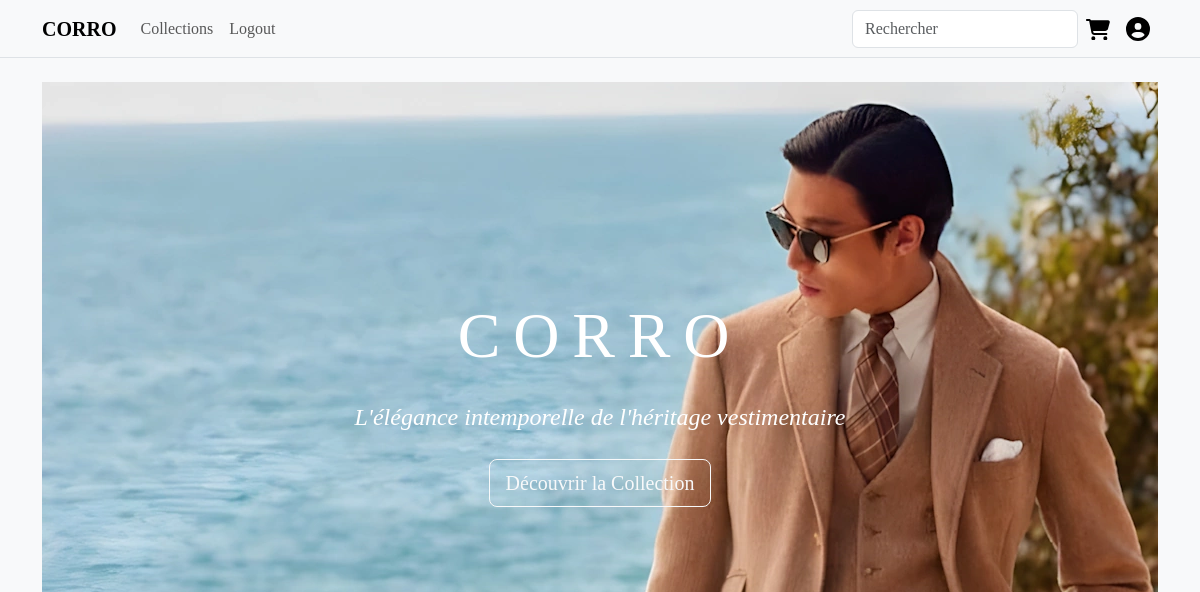
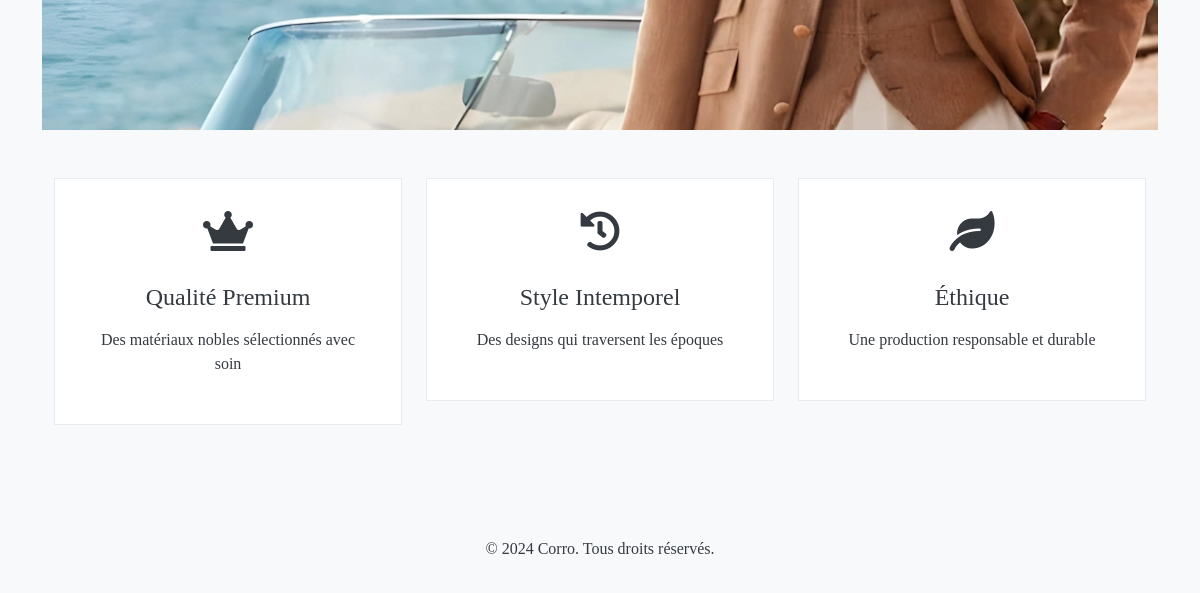
The app's page /, older data (2 pictures, top to bottom).
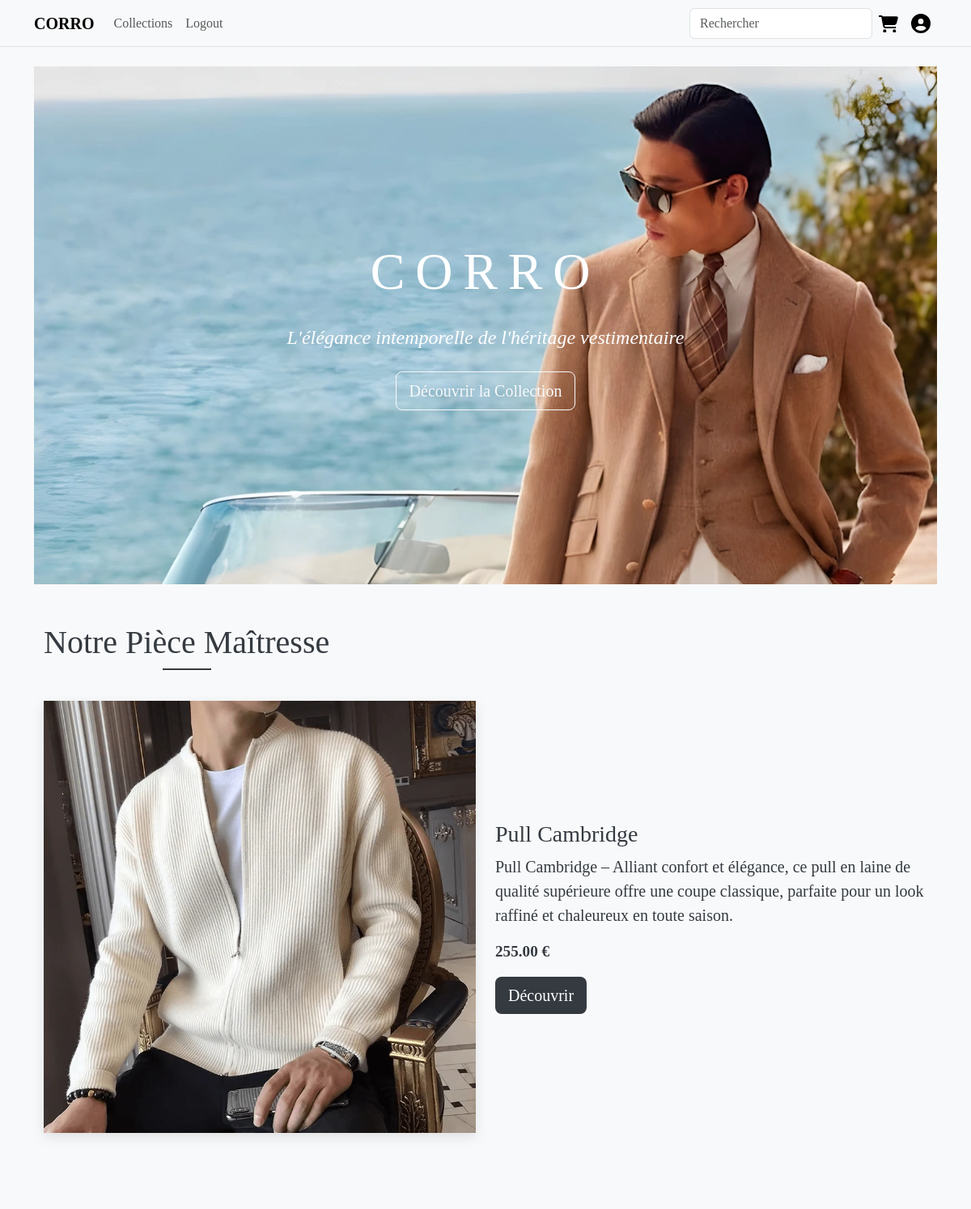
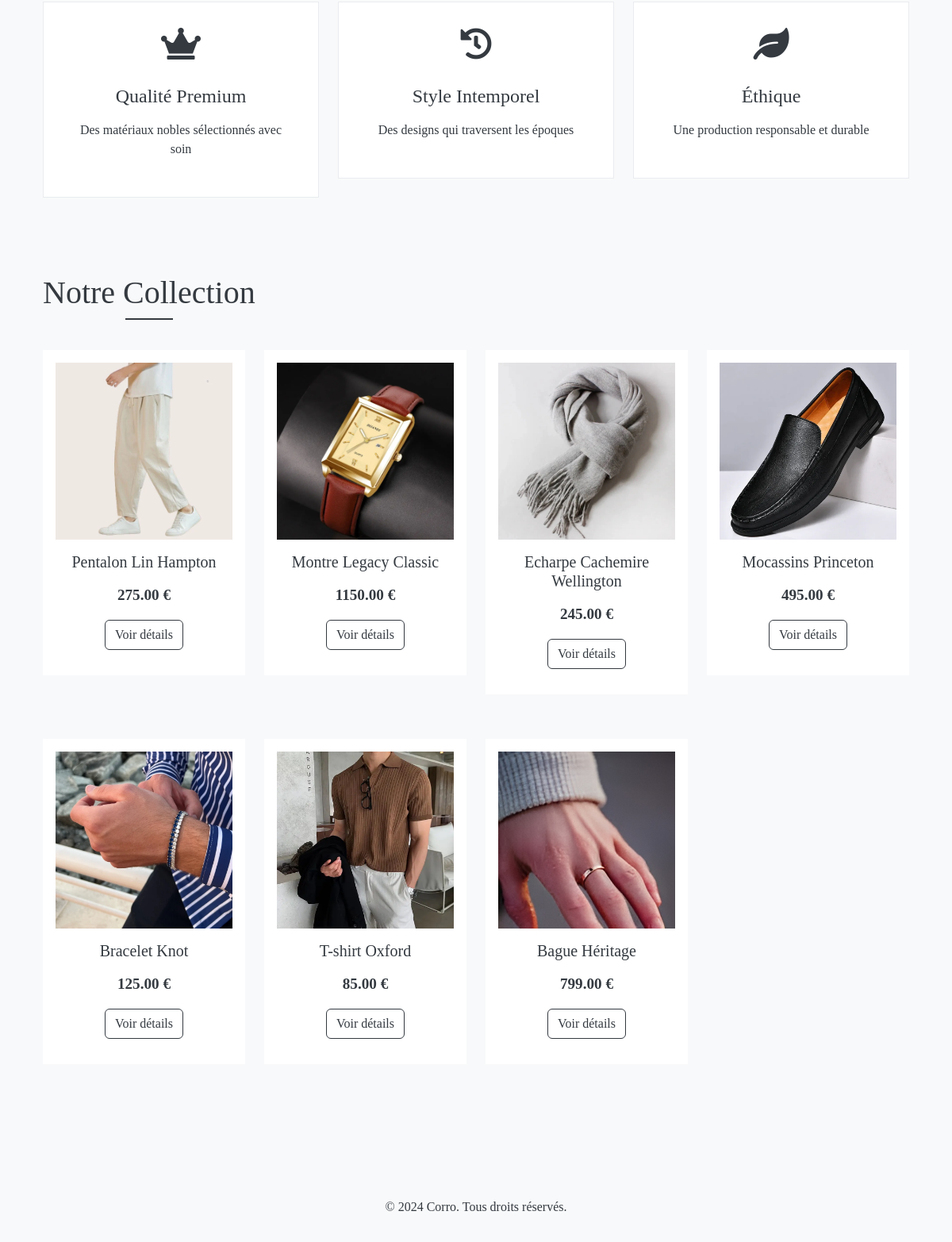
The same page, newer data (2 pictures, top to bottom).
### products/models.py (models this page shows, shortened)
class Product(models.Model):
    category = models.ForeignKey(Category, on_delete=models.CASCADE)
    name = models.CharField(max_length=200)
    slug = models.SlugField(unique=True)
    description = models.TextField()
    price = models.DecimalField(max_digits=10, decimal_places=2)
    image = models.ImageField(upload_to='products/')
    stock = models.IntegerField()
    available = models.BooleanField(default=True)
    created = models.DateTimeField(auto_now_add=True)
    updated = models.DateTimeField(auto_now=True)
    def get_absolute_url(self):
        return reverse('product_detail', args=[self.slug])

### products/views.py (the view)
# urls.py: 2. Add a URL to urlpatterns:  path('', views.home, name='home')
def home(request):
    featured_product = Product.objects.filter(name__icontains='Cambridge').first()
    latest_products = Product.objects.filter(available=True)
    if featured_product:
        latest_products = latest_products.exclude(id=featured_product.id)
    latest_products = latest_products.order_by('-created')[:7]
    return render(request, 'home.html', {
        'featured_product': featured_product,
        'latest_products': latest_products
    })

### templates/home.html (shortened to what this page needs)
{% extends 'base.html' %}
{% load static %}
{% block content %}
<div class="hero-section" style="background: url('media/background.webp');">
    <div class="hero-content text-center">
        <h1 class="display-3 mb-4">CORRO</h1>
        <p class="lead mb-4">L'élégance intemporelle de l'héritage vestimentaire</p>
        <a href="{% url 'product_list' %}" class="btn btn-outline-light btn-lg">Découvrir la Collection</a>
    </div>
</div>
{% if featured_product %}
<section class="featured-product py-5">
    <div class="container">
        <h2 class="text-center mb-5">Notre Pièce Maîtresse</h2>
        <div class="row align-items-center">
            <div class="col-md-6">
                <img src="{{ featured_product.image.url }}" alt="{{ featured_product.name }}" class="img-fluid featured-image">
            </div>
            <div class="col-md-6">
                <h3>{{ featured_product.name }}</h3>
                <p class="lead">{{ featured_product.description }}</p>
                <p class="price">{{ featured_product.price }} €</p>
                <a href="{{ featured_product.get_absolute_url }}" class="btn btn-dark btn-lg">Découvrir</a>
            </div>
        </div>
    </div>
</section>
{% endif %}
<section class="features-section py-5 bg-light">
    <div class="container">
        <div class="row text-center">
            <div class="col-md-4">
                <div class="feature-item">
                    <i class="fas fa-crown mb-3"></i>
                    <h4>Qualité Premium</h4>
                    <p>Des matériaux nobles sélectionnés avec soin</p>
                </div>
            </div>
            <div class="col-md-4">
                <div class="feature-item">
                    <i class="fas fa-history mb-3"></i>
                    <h4>Style Intemporel</h4>
                    <p>Des designs qui traversent les époques</p>
                </div>
            </div>
            <div class="col-md-4">
                <div class="feature-item">
                    <i class="fas fa-leaf mb-3"></i>
                    <h4>Éthique</h4>
                    <p>Une production responsable et durable</p>
                </div>
            </div>
        </div>
    </div>
</section>
{% if latest_products %}
<section class="latest-products py-5">
    <div class="container">
        <h2 class="text-center mb-5">Notre Collection</h2>
        <div class="row">
            {% for product in latest_products %}
            <div class="col-md-3 mb-4">
                <div class="product-card">
                    {% if product.image %}
                    <img src="{{ product.image.url }}" alt="{{ product.name }}" class="img-fluid">
                    {% endif %}
                    <div class="product-info">
                        <h5>{{ product.name }}</h5>
                        <p class="price">{{ product.price }} €</p>
                        <a href="{{ product.get_absolute_url }}" class="btn btn-outline-dark">Voir détails</a>
                    </div>
                </div>
            </div>
            {% endfor %}
        </div>
    </div>
</section>
{% endif %}
{% endblock %}

### templates/base.html (shortened to what this page needs)
{% load static %}
<!DOCTYPE html>
<html lang="fr">
<head>
    <link href="https://cdn.jsdelivr.net/npm/bootstrap@5.3.0/dist/css/bootstrap.min.css" rel="stylesheet">
    <link href="{% static 'css/style.css' %}" rel="stylesheet">
    <link href="https://cdnjs.cloudflare.com/ajax/libs/font-awesome/5.15.4/css/all.min.css" rel="stylesheet">
</head>
<body>
    <nav class="navbar navbar-expand-lg navbar-light bg-light">
        <div class="container">
            <a class="navbar-brand" href="/">CORRO</a>
            <div class="collapse navbar-collapse" id="navbarNav">
                <ul class="navbar-nav">
                    <li class="nav-item">
                        <a class="nav-link" href="{% url 'product_list' %}">Collections</a>
                    </li>
                    <li class="nav-item">
                        <a class="nav-link" href="{% url 'logout'%}">Logout</a>
                    </li>
                </ul>
                <form class="form-inline my-2 my-lg-0 navbar-nav ms-auto" action="{% url 'product_list' %}" method="get">
                    <input class="form-control mr-sm-2 nav-item" type="search" name="research" id="research" placeholder="Rechercher">
                </form>
                <ul class="navbar-nav">
                    <li class="nav-item">
                        <a class="nav-link" href="{% url 'mycart:cart_detail' %}" style="width: 40px;"></a>
                    </li>
                    <li class="nav-item">
                        <a class="nav-link" href="{% url 'login' %}" style="width: 40px;"></a>
                    </li>
                </ul>
            </div>
        </div>
    </nav>
    <main class="container mt-4">
        {% block content %}
        {% endblock %}
    </main>
    <footer class="bg-light mt-5 py-3">
        <div class="container text-center">
            <p>&copy; 2024 Corro. Tous droits réservés.</p>
        </div>
    </footer>
</body>
</html>

### staticfiles/css/style.css (style rules this page uses)
.navbar-brand { font-weight: bold; text-transform: uppercase; }
.product-card { transition: transform 0.3s ease; }
body { font-family: 'Times New Roman', Times, serif; background-color: #f8f9fa; color: #343a40; }
.navbar { background-color: #fff; border-bottom: 1px solid #dee2e6; }
.btn-dark { background-color: #343a40; border: none; }
.btn-outline-dark { border-color: #343a40; color: #343a40; }
.hero-section { height: 80vh; background: linear-gradient(rgba(0, 0, 0, 0.5), rgba(0, 0, 0, 0.5)), url('/media/background.webp'), no-repeat; background-size: 100% 100%; background-position: 50% 50%; display: flex; align-items: center; justify-content: center; color: white; text-align: center; }
.hero-content h1 { font-family: 'Playfair Display', serif; font-size: 4rem; letter-spacing: 0.2em; margin-bottom: 1.5rem; }
.hero-content .lead { font-family: 'Times New Roman', serif; font-size: 1.5rem; font-style: italic; margin-bottom: 2rem; }
.feature-item { padding: 2rem; background: white; border: 1px solid #e9ecef; transition: transform 0.3s ease; }
.feature-item i { font-size: 2.5rem; color: #343a40; }
.feature-item h4 { font-family: 'Playfair Display', serif; margin: 1rem 0; }
.product-card { margin-bottom: 30px; background: white; border: none; transition: transform 0.3s ease; }
.product-info { padding: 1.5rem; text-align: center; }
.product-info h5 { font-family: 'Playfair Display', serif; margin-bottom: 0.5rem; }
.price { color: #666; font-size: 1.1rem; margin-bottom: 1rem; }
h2 { font-family: 'Playfair Display', serif; font-size: 2.5rem; margin-bottom: 2rem; position: relative; display: inline-block; }
h2:after { content: ''; position: absolute; bottom: -10px; left: 50%; transform: translateX(-50%); width: 60px; height: 2px; background: #343a40; }
.featured-product { background-color: #f8f9fa; }
.featured-image { box-shadow: 0 5px 15px rgba(0,0,0,0.1); }
.product-card { background: white; padding: 1rem; margin-bottom: 2rem; transition: transform 0.3s ease, box-shadow 0.3s ease; }
.product-info { padding: 1rem; text-align: center; }
.price { color: #343a40; font-size: 1.2rem; font-weight: bold; margin: 1rem 0; }

Row changes from the older to the newer data that the page shows:
added Product: image (picture), name "Pull Cambridge", description "Pull Cambridge – Alliant confort et élégance, ce pull en laine de qualité supérieure offre une coupe classique, parfaite pour un look raffiné et chaleureux en toute saison.", price "255.00"
added Product: image (picture), name "Pentalon Lin Hampton", price "275.00"
added Product: image (picture), name "Montre Legacy Classic", price "1150.00"
added Product: image (picture), name "Echarpe Cachemire Wellington", price "245.00"
added Product: image (picture), name "Mocassins Princeton", price "495.00"
added Product: image (picture), name "Bracelet Knot", price "125.00"
added Product: image (picture), name "T-shirt Oxford", price "85.00"
added Product: image (picture), name "Bague Héritage", price "799.00"
Text that changed along with them:
text now shown: "Notre Pièce Maîtresse € Découvrir Notre Collection"
